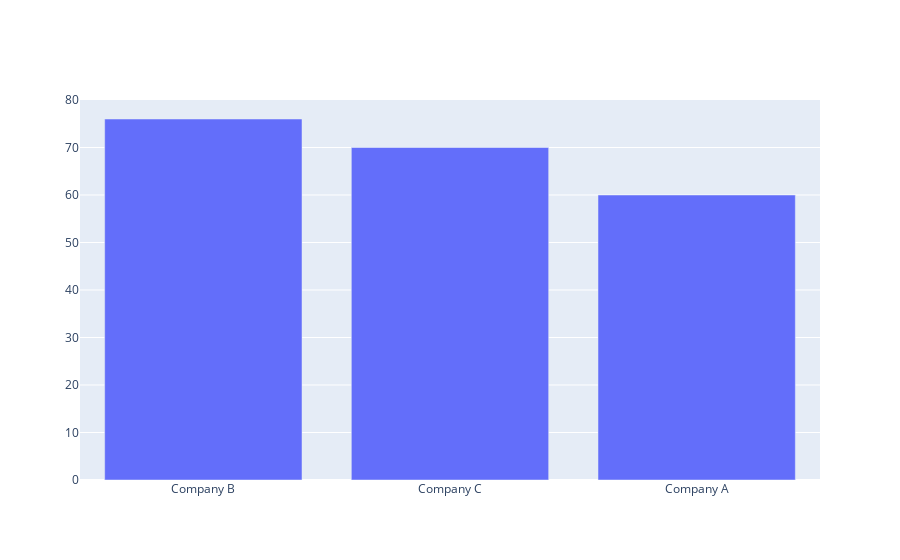

The notebook cell this image was saved under:
### Code cell
import plotly.graph_objects as go
fig = go.Figure()
# make the figure
fig.add_trace(go.Bar(x=Top_3['Company Name'], y=Top_3['Sales']))

#addiing lines
fig.show()
#SHOWING FIGURE

### Figure 1 — Plotly figure (JSON) as saved in the notebook; plotly's stock layout.template omitted (floating-point values rounded to 4 significant figures)
{"data": [{"type": "bar", "x": ["Company B", "Company C", "Company A"], "y": [76, 70, 60]}], "layout": {}}
